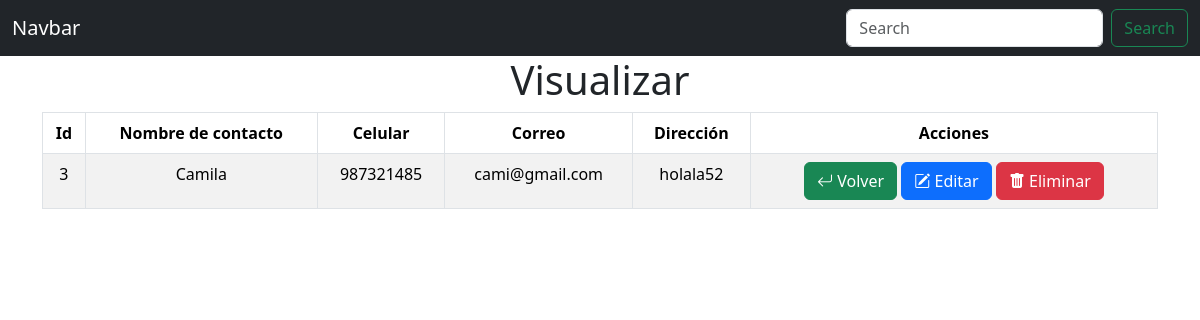
The page /visualizar.php?idPersona=3 on the database its author committed.
### tables this page shows
CREATE TABLE `usuarios` (
  `idPersona` int(11) NOT NULL,
  `Nombre` varchar(100) NOT NULL,
  `Telefono` varchar(15) NOT NULL,
  `Correo` varchar(40) NOT NULL,
  `Direccion` varchar(50) NOT NULL
);

### config/bd.php (called while the page is built)
<?php
class bd{
    private $host='localhost';
    private $user='root';
    private $password='';
    private $dbname='practicc';
    public function conexion(){
        try {
            $PDO = new PDO("mysql:host=".$this->host.";dbname=".$this->dbname, $this->user, $this->password);
            return $PDO;
        } catch (PDOException $e) {
            return "Error de conexión: " . $e->getMessage();
        }
    }
}
?>

### controller/controller.php (called while the page is built, shortened)
<?php
class controller{
    private $model;
    public function __construct(){
        require_once("C:/xampp/htdocs/proyectc/model/model.php");
        $this->model=new model();
    }
    public function showUs($idPersona){
        $idshowus=$this->model->show($idPersona);
        return($idshowus!=false)?$idshowus:header('Location: index.php');
    }
}
?>

### model/model.php (called while the page is built, shortened)
<?php
class model{
    private $PDO;
    public function __construct(){
        require_once("C:/xampp/htdocs/proyectc/config/bd.php");
        $con=new bd();
        $this->PDO = $con->conexion();
    }
    public function show($idPersona){
        $stament=$this->PDO->prepare("SELECT * FROM usuarios WHERE idPersona=:idPersona LIMIT 1");
        $stament->bindParam(":idPersona", $idPersona);
        return ($stament->execute())? $stament->fetch() : false;
    }
}
?>

### visualizar.php (shortened to what this page needs)
<?php
require_once("C:/xampp/htdocs/proyectc/view/header.php");
require_once("C:/xampp/htdocs/proyectc/controller/controller.php");
$obj = new controller();
$row = $obj->showUs($_GET['idPersona']);
?>
<div class="container">
    <h1 class="page-header text-center">Visualizar</h1>
    <div class="col-sm-12">
        <table class="table table-bordered table-striped">
            <thead class="text-center">
                <tr>
                    <th>Id</th>
                    <th>Nombre de contacto</th>
                    <th>Celular</th>
                    <th>Correo</th>
                    <th>Dirección</th>
                    <th>Acciones</th>
                </tr>
            </thead>
            <tbody class="text-center">
                <tr>
                    <td><?= $row[0] ?></td>
                    <td><?= $row[1] ?></td>
                    <td><?= $row[2] ?></td>
                    <td><?= $row[3] ?></td>
                    <td><?= $row[4] ?></td>
                    <td>
                        <a href="index.php" type="button" class="btn btn-success">
                            <i class="bi bi-arrow-return-left"></i> Volver
                        </a>
                        <a href="#edit_<?php echo $row[0]; ?>" type="button" class="btn btn-primary" data-bs-toggle="modal" data-bs-target="#edit_<?php echo $row[0]; ?>">
                            <i class="bi bi-pencil-square"></i> Editar
                        </a>
                        <button type="button" class="btn btn-danger" data-bs-toggle="modal" data-bs-target="#delete<?= $row[0] ?>">
                            <i class="bi bi-trash-fill"></i> Eliminar
                        </button>
                    </td>
                </tr>
            </tbody>
        </table>
    </div>
</div>

### rows shown on the page
usuarios: idPersona "3", Nombre "Camila", Telefono "987321485", Correo "cami@gmail.com", Direccion "holala52"
